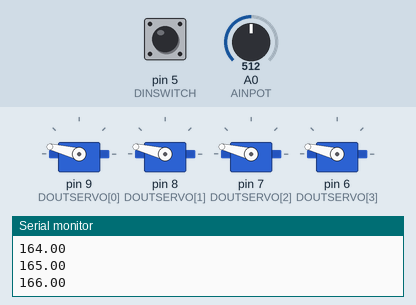
A sketch run on a simulated Arduino Uno, built with avr-gcc and run on an emulated ATmega328P. Parts: 4 × servo, the last lines printed to the serial monitor. The test bench sets the inputs (shaded band); at power-on: A0 (AINPOT) = 512, pin 5 (DINSWITCH) LOW.

Above: at 1.2 s.
1.3 s: A0 (AINPOT) set to 306
At 2.92 s:
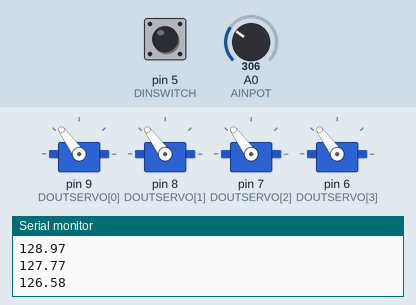
4.3 s: pin 5 (DINSWITCH) pulled HIGH for 3.2 s
At 5.6 s:
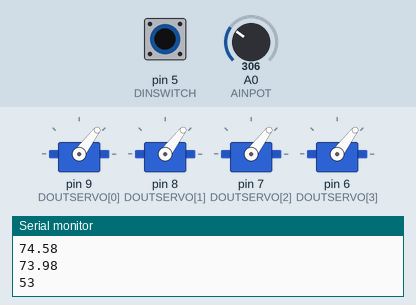
9.6 s: A0 (AINPOT) set to 170
At 10.3 s:
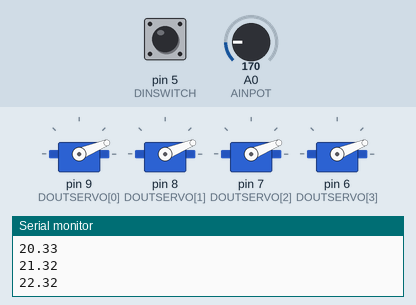
12.6 s: A0 (AINPOT) set to 122
15.6 s: A0 (AINPOT) set to 190
Timing chart, 0 to 19.6 s (numbered marks = the images above; inputs shaded):
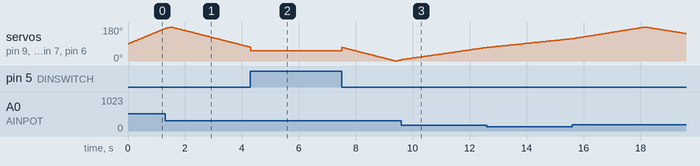

The sketch:

TmstApp.ino
```cpp
// (licence header left out)
#include <Servo.h>

const uint8_t DINSWITCH = 5;
const uint8_t DOUTSERVO[4]= { 9, 8, 7, 6 };
const uint8_t AINPOT = A0;

enum TmsType {
  Sweep = 0,
  Follow
};

class TmsState {
  public:
  virtual TmsType type() = 0;
  virtual void loop() = 0;
};

class TmsSweepState : public TmsState {
  public:
  TmsType type() { return Sweep; }
  void loop();

  private:
  float _angle = 90;
  int8_t _dir = 1;
};

class TmsFollowState : public TmsState {
  public:
  TmsType type() { return Follow; }
  void loop();

  private:
  uint8_t _angle = 255;
};

class TmsStateMachine {
  public:
  void loop();

  private:
  TmsState* _state = 0;
  TmsSweepState _sweepState;
  TmsFollowState _followState;
};

Servo servo[4];
TmsStateMachine stateMachine;

void setup() {
  for (int n=0; n<4; n++) {
    servo[n].attach(DOUTSERVO[n]);
  }
  pinMode(DINSWITCH, INPUT);
  Serial.begin(9600);
}

void loop() {
  stateMachine.loop();
  delay(15);
}

void TmsStateMachine::loop() {
  TmsType type = (TmsType)digitalRead(DINSWITCH);
  if (_state == 0 || _state->type() != type) {
    if (type == Sweep) {
      _state = &_sweepState;
    }
    else if (type == Follow) {
      _state = &_followState;
    }
    else {
      Serial.println("Error"); delay(100); exit(-1);
    }
  }
  _state->loop();
}

void TmsFollowState::loop() {
  // Serial.println("TmsFollowState::loop");
  int potPos = analogRead(AINPOT);
  uint8_t angle = map(potPos, 0, 1023, 0, 180);
  if (angle != _angle) {
    for (int n=0; n<4; n++) {
      servo[n].write(angle);
    }
    Serial.println(angle);
    _angle = angle;
  }
}

void TmsSweepState::loop() {
  // Serial.println("TmsSweepState::loop");
  int potPos = analogRead(AINPOT);
  float angle = _angle + (_dir / 512.0 * potPos);
  if (angle <= 0 || angle >= 180) {
    _dir = _dir * -1;
  }
  if ((int16_t)angle != (int16_t)_angle) {
    for (int n=0; n<4; n++) {
      servo[n].write(angle);
    }
    Serial.println(angle);
  }
  _angle = angle;
}
```
